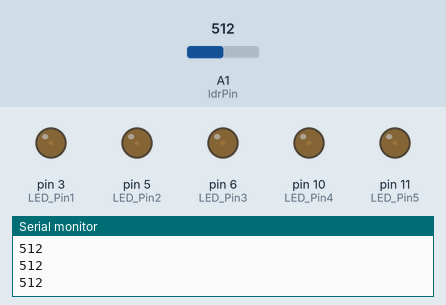
This sketch was run on a simulated Arduino Uno, built with avr-gcc and run on an emulated ATmega328P. Shown: output pins drawn as LEDs (lit = HIGH), the last lines printed to the serial monitor. The inputs (shaded band) are chosen by the test bench; at power-on: A1 (ldrPin) = 512.

Above: at 1.2 s.
1.3 s: A1 (ldrPin) set to 716
At 2.2 s:
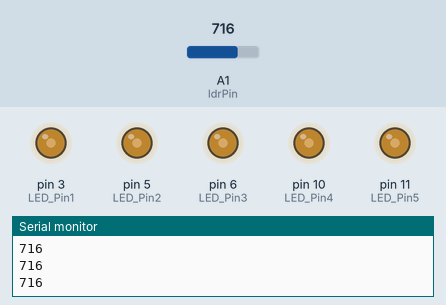
2.8 s: A1 (ldrPin) set to 900
At 3.2 s:
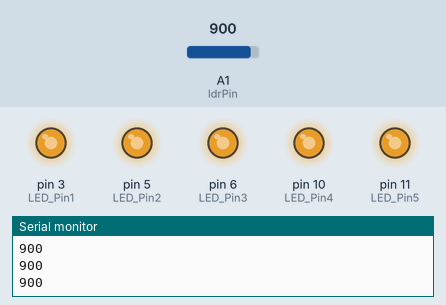
4.3 s: A1 (ldrPin) set to 1023
At 5.5 s:
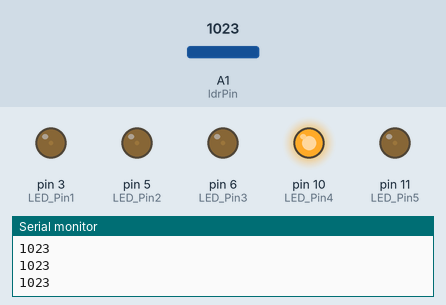
5.8 s: A1 (ldrPin) set to 306
At 6.8 s:
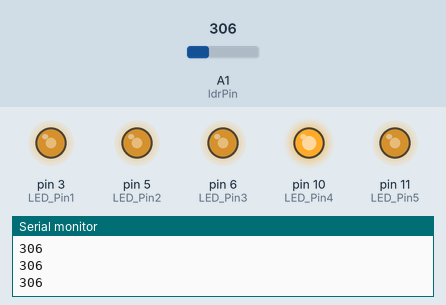
Timing chart, 0 to 8.3 s (numbered marks = the images above; inputs shaded):
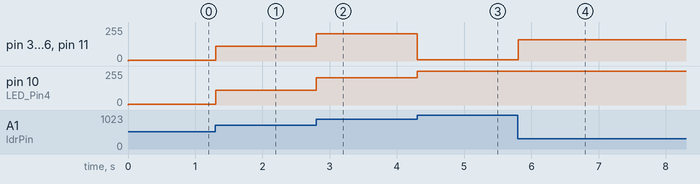

Measured:
- after the input at 1.3 s, pin 3 (LED_Pin1), pin 5 (LED_Pin2), pin 6 (LED_Pin3), pin 10 (LED_Pin4), pin 11 (LED_Pin5): 7/255 → 111/255 at once
- after the input at 2.8 s, pin 3 (LED_Pin1), pin 5 (LED_Pin2), pin 6 (LED_Pin3), pin 10 (LED_Pin4), pin 11 (LED_Pin5): 111/255 → 204/255 at once
- after the input at 4.3 s, pin 3 (LED_Pin1), pin 5 (LED_Pin2), pin 6 (LED_Pin3), pin 11 (LED_Pin5): 204/255 → 10/255 at once; pin 10 (LED_Pin4): 204/255 → 255/255 at once
- after the input at 5.8 s, pin 3 (LED_Pin1), pin 5 (LED_Pin2), pin 6 (LED_Pin3), pin 11 (LED_Pin5): 10/255 → 158/255 at once

The sketch:

Experiment03.ino
```cpp
//Initialise the LED's
int LED_Pin1=3;
int LED_Pin2=5;
int LED_Pin3=6;
int LED_Pin4=10;
int LED_Pin5=11;
int ldrPin=A1;
void setup() {
  Serial.begin(9600);
}

void loop() {
  int ldrValue = analogRead(ldrPin);   //Reading the LDR
  int writeVal;
  int voltOut;
  Serial.println(ldrValue);
  writeVal=map(ldrValue,1000,500,255,0);
  analogWrite(LED_Pin1,writeVal);
  analogWrite(LED_Pin2,writeVal);
  analogWrite(LED_Pin3,writeVal);
  analogWrite(LED_Pin4,writeVal);
  analogWrite(LED_Pin5,writeVal);
  delay(10);

}
```
